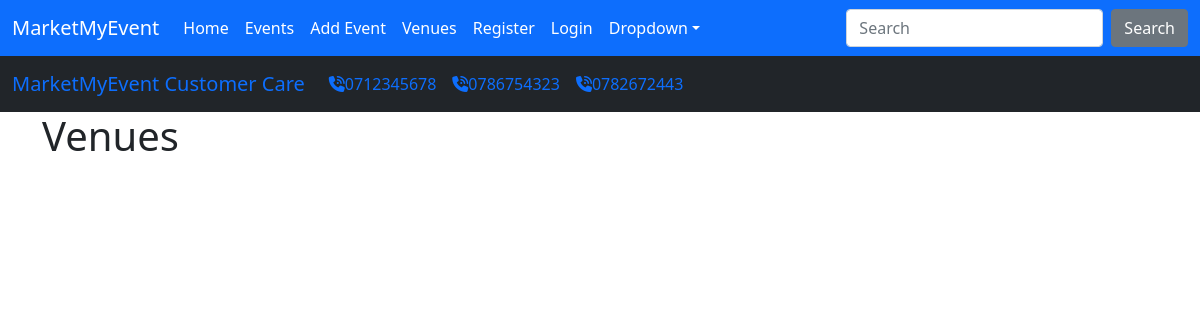
The app's page /list_venues/, older data.
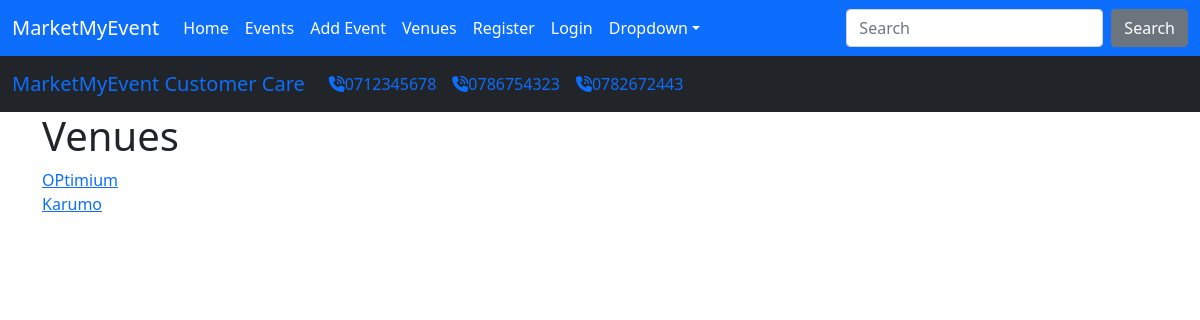
The same page, newer data.
### EventManager/models.py (models this page shows)
class Venue(models.Model):
    name = models.CharField('Venue Name', max_length=120)
    address = models.CharField(max_length=300)
    zip_code = models.CharField('Zip_code', max_length=20)
    phone = models.CharField('Contact Phone', max_length=20, blank=True)
    web = models.URLField('Website Address', blank=True)
    email_address = models.EmailField('Email Address', blank=True)
    def __str__(self):
        return self.name

### EventManager/views.py (the view)
# urls.py: path('list_venues/',views.list_venues,name='list_venues'),
def list_venues(request):
    all_venues = Venue.objects.all()
    return render(request, 'EventManager/list_venues.html',{
        'them':all_venues
    })

### EventManager/templates/EventManager/list_venues.html
{% extends 'base.html' %}
{% load static %}
{% block content %}
<h1>Venues</h1>
{% for venue in them %}
<a href="{% url 'show_venue' venue.id %}">{{ venue }}</a><br>
{% endfor %}
{% endblock content %}

Row changes from the older to the newer data that the page shows:
added Venue: name "OPtimium"
added Venue: name "Karumo"
